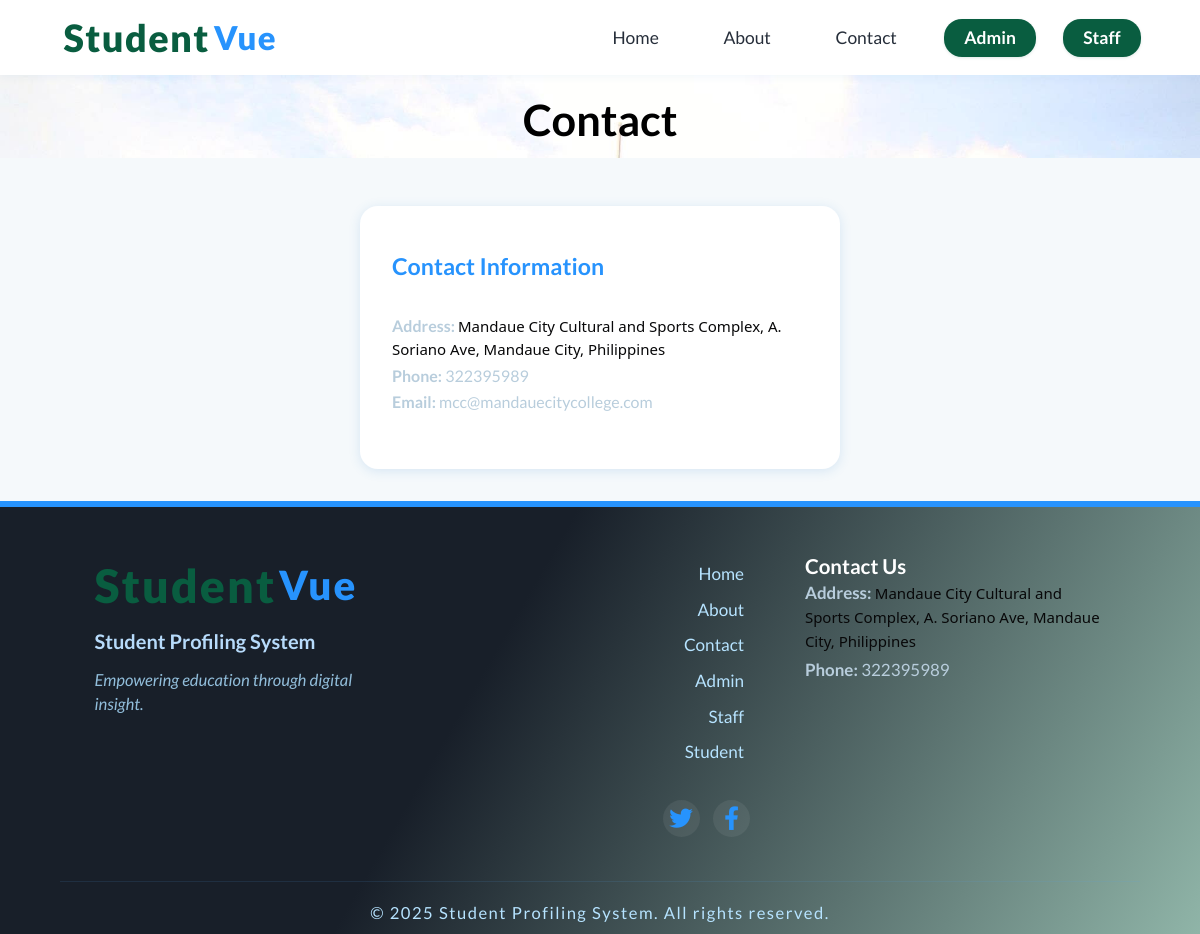
The page /contact.php on the database its author committed.
### tables this page shows
CREATE TABLE `tblpage` (
  `ID` int(10) NOT NULL,
  `PageType` varchar(200) DEFAULT NULL,
  `PageTitle` mediumtext DEFAULT NULL,
  `PageDescription` mediumtext DEFAULT NULL,
  `Email` varchar(200) DEFAULT NULL,
  `MobileNumber` bigint(10) DEFAULT NULL,
  `UpdationDate` date DEFAULT NULL
);

### contact.php (the view, shortened to what this page needs)
<?php
include('includes/dbconnection.php');
?>
<!doctype html>
<html>
<head>
	<link href="css/bootstrap.css" rel="stylesheet" type="text/css" media="all">
	<link href="css/style.css" rel="stylesheet" type="text/css" />
	<link rel="stylesheet" type="text/css" href="css/default.css" />
	<link rel="stylesheet" type="text/css" href="css/component.css" />
	<link rel="stylesheet" type="text/css"
		href="https://cdnjs.cloudflare.com/ajax/libs/font-awesome/6.0.0-beta3/css/all.min.css">
</head>
<body>
	<?php include_once('includes/header.php'); ?>
	<div class="banner banner5">
		<div class="container">
			<h2 class="modern-section-title">Contact</h2>
		</div>
	</div>
	<div class="modern-section">
		<div class="modern-section-container">
			<div class="modern-card"
				style="max-width:480px;padding-top:2.3em;padding-bottom:2em;align-items: flex-start;">
				<h3 class="modern-section-title" style="font-size:1.45em;margin-bottom:1em;">Contact Information</h3>
				<?php
				$sql = "SELECT * from tblpage where PageType='contactus'";
				$query = $dbh->prepare($sql);
				$query->execute();
				$results = $query->fetchAll(PDO::FETCH_OBJ);
				if ($query->rowCount() > 0) {
					foreach ($results as $row) { ?>
						<div style="margin-bottom:1.2em;">
							<div class="modern-footer-contact-detail"><b>Address:</b> <?php echo $row->PageDescription; ?></div>
							<div class="modern-footer-contact-detail"><b>Phone:</b>
								<?php echo htmlentities($row->MobileNumber); ?></div>
							<div class="modern-footer-contact-detail"><b>Email:</b> <?php echo htmlentities($row->Email); ?>
							</div>
						</div>
					<?php }
				} ?>
			</div>
		</div>
	</div>
	<?php include_once('includes/footer.php'); ?>
</body>
</html>

### includes/footer.php
<footer class="modern-footer" role="contentinfo">
  <div class="modern-footer-container">
    <div class="modern-footer-section modern-footer-branding">
      <span class="modern-logo-footer">
        <span class="modern-logo-accent">Student</span>Vue
      </span>
      <div class="modern-footer-system">Student Profiling System</div>
      <div class="modern-footer-desc">Empowering education through digital insight.</div>
    </div>
    <div class="modern-footer-section modern-footer-links">
      <div class="modern-footer-links-list">
        <a href="index.php">Home</a>
        <a href="about.php">About</a>
        <a href="contact.php">Contact</a>
        <a href="admin/login.php">Admin</a>
        <a href="staff/login.php">Staff</a>
        <a href="user/login.php">Student</a>
      </div>
      <div class="modern-footer-social">
        <a href="#" aria-label="Twitter" class="modern-footer-social-icon">
          <i class="fab fa-twitter"></i>
        </a>
        <a href="https://www.facebook.com/collegemandauecity" aria-label="Facebook" class="modern-footer-social-icon">
          <i class="fab fa-facebook-f"></i>
        </a>
      </div>
    </div>
    <div class="modern-footer-section modern-footer-contact">
      <?php
      $sql = "SELECT * from tblpage where PageType='contactus'";
      $query = $dbh->prepare($sql);
      $query->execute();
      $results = $query->fetchAll(PDO::FETCH_OBJ);
      if ($query->rowCount() > 0) {
        foreach ($results as $row) { ?>
          <div class="modern-footer-contact-block">
            <span class="modern-footer-contact-title">Contact Us</span>
            <span class="modern-footer-contact-detail"><b>Address:</b> <?php echo $row->PageDescription; ?></span>
            <span class="modern-footer-contact-detail"><b>Phone:</b> <?php echo htmlentities($row->MobileNumber); ?></span>
          </div>
        <?php }
      } ?>
    </div>
  </div>
  <div class="modern-footer-copyright">
    &copy; <?php echo date('Y'); ?> Student Profiling System. All rights reserved.
  </div>
</footer>

### css/style.css (style rules this page uses)
html, body { font-family: 'Open Sans', sans-serif; font-size: 100%; background: #FFf; }
body a { transition: 0.5s all; -webkit-transition: 0.5s all; -moz-transition: 0.5s all; -o-transition: 0.5s all; -ms-transition: 0.5s all; }
h1, h2, h3, h4, h5, h6 { margin: 0; }
.banner { background: url(../images/mcc.jpg); background-size: cover; min-height: 650px; padding-top: 0em !important; text-align: center; }
.banner5 { min-height: 83px; }
.banner5 h2 { color: black; padding-top: 21px; margin: 0; font-size: 2.7em }
.grid_5 h1, h2, h3, h4, h5, h6 { padding: 12px 0; }
.modern-logo-accent { color: #095d40; font-size: 1.15em; font-family: inherit; font-weight: 900; margin-right: 2.5px; }
.modern-footer { background: linear-gradient(120deg, #181f29 40%, #095d4070 100%); color: #fff; padding-top: 2.2em; font-size: 1.07em; border-top: 6px solid #2793FD; }
.modern-footer-container { max-width: 1100px; margin: auto; display: flex; flex-wrap: wrap; justify-content: space-between; align-items: stretch; gap: 3em 2em; padding: 0 2em 1.5em 2em; }
.modern-footer-section { flex: 1 1 210px; padding: 0.4em 0.6em; min-width: 220px; display: flex; flex-direction: column; }
.modern-footer-branding { align-items: flex-start; }
.modern-logo-footer { font-size: 2.35em; font-weight: 900; color: #2793fd; margin-bottom: 0.23em; letter-spacing: 2px; display: flex; align-items:center; }
.modern-footer-system { color: #b7dbfb; font-size: 1.17em; font-weight: 600; margin-bottom: 0.18em; }
.modern-footer-desc { margin-top: 0.6em; color: #91bdda; font-size: 0.97em; font-style: italic; font-weight: 400; }
.modern-footer-links { align-items: flex-end; justify-content: flex-start; gap: 0.8em; min-width: 160px; margin-top: 0.4em; }
.modern-footer-links-list { display: flex; flex-direction: column; gap: 0.28em; align-items: flex-end; margin-bottom: 8px; }
.modern-footer-links-list a { color: #b6e3ff; font-size: 1em; text-decoration: none; transition: color 0.19s, background 0.19s; padding: 0.19em 0.36em; border-radius: 6px; }
.modern-footer-social { margin-top: 0.6em; display: flex; gap: 0.8em; }
.modern-footer-social-icon { font-size: 1.38em; color: #2793fd; background: #fff1; border-radius: 50%; width: 37px; height: 37px; display: flex; align-items: center; justify-content: center; text-decoration: none; transition: background 0.15s, color 0.18s; }
.modern-footer-contact { align-items: flex-start; color: #e6f7ff; gap: 0.15em; font-size: 0.99em; }
.modern-footer-contact-block { margin-bottom: 0.65em; }
.modern-footer-contact-title { font-size: 1.21em; font-weight: 700; color: #fff; margin-bottom: 0.34em; }
.modern-footer-contact-detail { color: #b8cddc; margin-bottom: 0.24em; display: block; }
.modern-footer-copyright { border-top: 1px solid #50a2e620; margin: 0.7em 5vw 0 5vw; padding: 1.2em 0 0.47em 0; text-align: center; color: #b6e3ff; font-size: 0.97em; letter-spacing: 1.5px; }
.modern-section { background: #f5f9fb; padding: 3em 0 2em 0; min-height: 180px; }
.modern-section-container { max-width: 800px; margin: auto; padding: 0 2em; display: flex; flex-direction: column; align-items: center; gap: 2em; }
.modern-card { background: #fff; border-radius: 18px; box-shadow: 0 2px 12px #3382c928; padding: 2.5em 2em; margin: 0 auto; width: 100%; max-width: 700px; display: flex; flex-direction: column; align-items: center; transition: box-shadow 0.2s; }
.modern-section-title { font-size: 2.2em; color: #2793FD; margin-bottom: 0.4em; font-weight: 700; text-align: center; }

### css/default.css (style rules this page uses)
*, *:after, *:before { -webkit-box-sizing: border-box; -moz-box-sizing: border-box; box-sizing: border-box; }
body, html { font-size: 100%; padding: 0; margin: 0; }
body { font-family: 'Lato', Calibri, Arial, sans-serif; color: #b3b9bf; background: #f9f9f9; }
a { color: #888; text-decoration: none; }

### rows shown on the page
tblpage: PageDescription "Mandaue City Cultural and Sports Complex, A. Soriano Ave, Mandaue City, Philippines", MobileNumber "322395989", Email "mcc@mandauecitycollege.com"
